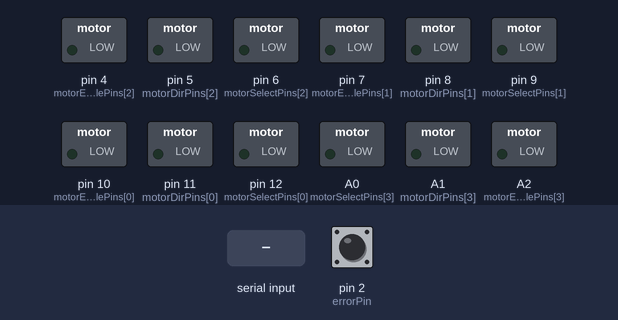
The sketch below on a simulated Arduino Uno, built with avr-gcc and run on an emulated ATmega328P. Shown: switched loads named in the sketch (green lamp = pin HIGH). The test bench sets the inputs (shaded band); at power-on: pin 2 (errorPin) HIGH. What the sketch prints to the serial monitor is not drawn.

Above: at 1.3 s.
1.4 s: byte 30 received over Serial
At 2.1 s:
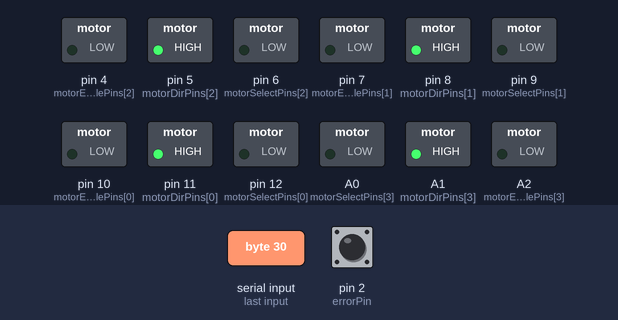
Timing chart, 0 to 4.4 s (numbered marks = the images above; inputs shaded):
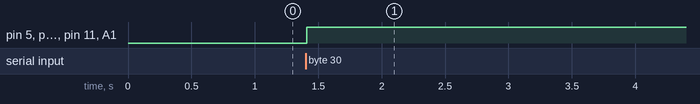

The sketch:

ARWACv1.2-Firmware.ino
```cpp
//v1.2 changes fixed estop

// TO DO:
// Estop and enable functions will need work, mainly integration into the binary protocol

#include <Wire.h>                     // include the Wire Library - needed to communicate with the DAC
#include <Adafruit_MCP4725.h>         // inlcude the DAC library - contains the comms protocol needed to communicate with the DAC

// How many motors are we having?
#define numberOfMotors 4
#define speed_multiplier 1.0 // Hard coded speed limit

// Instatiate enough motors
Adafruit_MCP4725 motors[numberOfMotors]; // Create and array of four DAC objects for the motors

// Pin Definitions.
// Array of motors,
// Array of motor directions,
// Estop input pin
int motorSelectPins[] = {12, 9, 6, A0};
int motorDirPins[] = {11, 8, 5, A1};
int motorEnablePins[] = {10, 7, 4, A2};
int errorPin = 2;

// Initialise motor speeds, directions and motor enable variables in arrays
int motorVels[] = {0, 0, 0, 0};         // Array of motor Velocities
bool motorDirs[] = {false, false, false, false};        // Array of motor Directions
bool motorsEnabled = false;         // Make sure non of the motors are enabled during startup

// length of data packet. 2*NumberOfMotors + Error + enable
const int messageLength = 10;
// Array for the received message
int received[messageLength];
// Flag to signal when a message has been received
bool commandReceived = false;

// If we lose connection, we should stop
unsigned long lastMillis;
unsigned long currentMillis;
const unsigned long period = 250;  //the value is a number of milliseconds, ie 2s

bool error = false;
//bool connectionEstablished = false;

void setup() {
  // Setup output pins
  for (int i = 0; i < numberOfMotors; i++) {
    motors[i].begin(0x63);                      // Instatiate the DACS
    pinMode(motorSelectPins[i], OUTPUT);        // Set all of the motor select pins to outputs
    pinMode(motorDirPins[i], OUTPUT);           // Set the motor Direction pins to outputs
    pinMode(motorEnablePins[i], OUTPUT);        // Set the motor enable pins as outputs
    delay(10);
  }
  // Set Estop pin as input. ESTOP is NC
  pinMode(errorPin, INPUT_PULLUP);

  // Setup serial connection, announce device and initiate dacs
  Serial.begin(115200);
  delay(100);
  Serial.write(49);                 // Announce the controller to the PC with '1'
  Serial.write(10);
  Serial.write(13);
  updateDACs();
  Serial.write(50);                 // Announce the dac initialisation with '2'

  // Record the time for connection checking
  lastMillis = millis();
}

void loop() {
  checkConnection();                               // Has the timer expired? Have we lost connection?
  //errorCheck();                                    // Check estop and set error flag
  if (commandReceived == true)                     // This code is executed in non interupt time only when a new command has been recieved
  { // A new command has been recieved when a \n or \r character is recieved.
    processSerialCommand();                        // Process the command
    //commandReceived = false;                       // Clear the command pending flag. // done in process serial command now
  }
  errorCheck();
  enableMotors();                                  // if everything is ok, enable the motors
  delay(1);
}

// function to check the time since the last serial command
void checkConnection() {
  currentMillis = millis();
  if (currentMillis - lastMillis >= period) {
    motorsEnabled = false;
  }
}

//// function to check the ESTOP pin
//void errorCheck() {
//  if (digitalRead(errorPin) == true) {
//    error == true;
//    motorsEnabled == false;
//  }
//  if (digitalRead(errorPin) == false) {
//    error = false;
//    motorsEnabled == true;
//  }
//}

void errorCheck(){
  if (digitalRead(errorPin) == HIGH){
    error == true;
    motorsEnabled = false;
  }
  else{
    error == false;
  }
}

// function to enable motors
void enableMotors() {
  if (error == false && motorsEnabled == true) {
    for (int i = 0; i < numberOfMotors; i++) {
      digitalWrite(motorEnablePins[i], HIGH);
    }
  } else {
    for (int i = 0; i < numberOfMotors; i++) {
      digitalWrite(motorEnablePins[i], LOW);
    }
  }
}

// When new characters are received, the serialEvent interrupt triggers this function
void serialEvent()   {
  // Read the Serial Buffer
  for (int i = 0; i < messageLength; i++) {
    received[i] = Serial.read();
    delay(1);
  }
  // Change the flag because a command has been received
  commandReceived = true;
  // Record the time
  lastMillis = millis();
}

// Function to split up the received serial command and set the appropriate variables
void processSerialCommand() {
  if (error == false) {
    error = bool(received[0]);                                  // Error Flag
  }
  if (error == true) {
    received[0] = byte(error);
  }
  motorsEnabled = bool(received[1]);                          // Motor Enable Flag
  // Motor Directions
  motorDirs[0] = bool(received[2]);
  motorDirs[1] = bool(received[4]);
  motorDirs[2] = bool(received[6]);
  motorDirs[3] = bool(received[8]);
  // Motor Velocities
  motorVels[0] = map(received[3], 0, 100, 200, 4092 * speed_multiplier);
  motorVels[1] = map(received[5], 0, 100, 200, 4092 * speed_multiplier);
  motorVels[2] = map(received[7], 0, 100, 200, 4092 * speed_multiplier);
  motorVels[3] = map(received[9], 0, 100, 200, 4092 * speed_multiplier);
  // Implement the new command
  updateDirections();
  updateDACs();
  //updateUnits();
  // Chirp the message back
  for (int i = 0; i < messageLength; i++) {
    Serial.write(received[i]);
  }
  // Allow a new message
  commandReceived = false;
}

void updateDirections() {
  for (int i = 0; i < numberOfMotors; i++) {
    digitalWrite(motorDirPins[i], (bool)motorDirs[i]);
  }
}

void updateDACs() {
  for (int i = 0; i < numberOfMotors; i++) {
    digitalWrite(motorSelectPins[i], HIGH);
    //delay(10);
    motors[i].setVoltage(motorVels[i], false);
    //delay(1);
    digitalWrite(motorSelectPins[i], LOW);
    //delay(1);
  }
}

void updateUnits() {
  for (int i = 0; i < numberOfMotors; i++) {
    switch (i) {
      case 0:
        // Update Directions
        digitalWrite(motorDirPins[0], (bool)motorDirs[i]);
        // Update velocities
        digitalWrite(motorSelectPins[0], HIGH);
        digitalWrite(motorSelectPins[1], LOW);
        digitalWrite(motorSelectPins[2], LOW);
        digitalWrite(motorSelectPins[3], LOW);
        motors[0].setVoltage(motorVels[0], false);
        digitalWrite(motorSelectPins[0], LOW);
      case 1:
        // Update Directions
        digitalWrite(motorDirPins[1], (bool)motorDirs[i]);
        // Update velocities
        digitalWrite(motorSelectPins[0], LOW);
        digitalWrite(motorSelectPins[1], HIGH);
        digitalWrite(motorSelectPins[2], LOW);
        digitalWrite(motorSelectPins[3], LOW);
        motors[1].setVoltage(motorVels[1], false);
        digitalWrite(motorSelectPins[1], LOW);
      case 2:
        // Update Directions
        digitalWrite(motorDirPins[2], (bool)motorDirs[i]);
        // Update velocities
        digitalWrite(motorSelectPins[0], LOW);
        digitalWrite(motorSelectPins[1], LOW);
        digitalWrite(motorSelectPins[2], HIGH);
        digitalWrite(motorSelectPins[3], LOW);
        motors[2].setVoltage(motorVels[2], false);
        digitalWrite(motorSelectPins[2], LOW);
      case 3:
        // Update Directions
        digitalWrite(motorDirPins[3], (bool)motorDirs[i]);
        // Update velocities
        digitalWrite(motorSelectPins[0], LOW);
        digitalWrite(motorSelectPins[1], LOW);
        digitalWrite(motorSelectPins[2], LOW);
        digitalWrite(motorSelectPins[3], HIGH);
        motors[3].setVoltage(motorVels[3], false);
        digitalWrite(motorSelectPins[3], LOW);
    }
  }
}


/*
   Below is code that can be pasted into processing3 to test the above code.
*/

/*
  // Very Basic Implementation of skid Steer Kinematics to control four curtis units
  // R. Lloyd
  // University of Lincoln. Dec. 2019
  // Implementation maths taken from http://robotsforroboticists.com/drive-kinematics/

  import processing.serial.*;
  Serial myPort;

  float wheel_radius = 0.25; /// lets go metric and in m
  float wheel_base = 1;

  float linear_vel = 0;
  float angular_vel = 0;
  float velocity_left;
  float velocity_right;
  int cmd_vel[] = new int[4];
  int cmd_dir[] = new int[4];
  // Our vehicle direction. True is forward, false is backward
  boolean direction = true;

  // Are we enabling the motors or not
  boolean enable = false;

  // Some arrow objects for visualisation
  float arrowOffset;

  Arrow arrow0;
  Arrow arrow1;
  Arrow arrow2;
  Arrow arrow3;

  int messageLength = 9;
  byte[] inBuffer = new byte[messageLength];
  boolean error = false;
  int[] message = new int[messageLength];
  int[] inString;

  void setup() {
  size(500, 500);
  background(51);
  arrowOffset = width/4;
  arrow0 = new Arrow(arrowOffset, arrowOffset, 1.0, true);
  arrow1 = new Arrow(width - arrowOffset, arrowOffset, 1.0, true);
  arrow2 = new Arrow(arrowOffset, height - arrowOffset, 1.0, true);
  arrow3 = new Arrow(width - arrowOffset, height - arrowOffset, 1.0, true);

  printArray(Serial.list());

  myPort = new Serial(this, Serial.list()[1], 115200);
  myPort.clear();
  }

  void draw() {
  //frameRate(1);
  background(51);
  // Check the serial port
  while (myPort.available() > 0) {
    inBuffer = myPort.readBytes();
    myPort.readBytes(inBuffer);
    if (inBuffer != null) {
      inString = int(inBuffer);
      println((inString)); // Do something more userful in the future
    }
  }
  // Draw a crosshair
  stroke(255);
  strokeWeight(2);
  line(width/2, 0, width/2, height);
  line(0, height/2, width, height/2);

  //  Kinematic model
  //   There are two special cases:
  //   IF velocity_right == velocity_left :
  //   THEN the radius of the arc is infinite so the robot will drive straight.
  //   IF velocity_right == -velocity_left :
  //   THEN the radius of the arc is 0, and the robot rotates in place (ie. point turn)


  if (angular_vel == 0) {
    velocity_left = int((linear_vel - angular_vel *wheel_base / 2.0)/wheel_radius);
    velocity_right = velocity_left;
  } else if (angular_vel == 1 || angular_vel == -1) {
    velocity_left = int((linear_vel - angular_vel *wheel_base / 2.0)/wheel_radius);
    velocity_right = -velocity_left;
  } else {
    // otherwise
    velocity_left = int((linear_vel - angular_vel *wheel_base / 2.0)/wheel_radius);
    velocity_right = int((linear_vel + angular_vel *wheel_base / 2.0)/wheel_radius);
  }

  if (direction == false) {

    velocity_left = int((linear_vel + angular_vel *wheel_base / 2.0)/wheel_radius);
    velocity_left *= -1;

    velocity_right = int((linear_vel - angular_vel *wheel_base / 2.0)/wheel_radius);
    velocity_right *= -1;
  }

  cmd_vel[0] = abs(int(map(velocity_left, 0, 100, 0, 255)));
  cmd_vel[1] = abs(int(map(velocity_right, 0, 100, 0, 255)));
  cmd_vel[2] = abs(int(map(velocity_left, 0, 100, 0, 255)));
  cmd_vel[3] = abs(int(map(velocity_right, 0, 100, 0, 255)));

  if (velocity_right < 0) {
    cmd_dir[1] = 0;
    cmd_dir[3] = 0;
  } else {
    cmd_dir[1] = 1;
    cmd_dir[3] = 1;
  }

  if (velocity_left < 0) {
    cmd_dir[0] = 0;
    cmd_dir[2] = 0;
  } else {
    cmd_dir[0] = 1;
    cmd_dir[2] = 1;
  }

  generateMessageSerial();
  //generateMessageConsole();

  // Visualise the outputs
  // update the arrows
  arrow0.show(cmd_vel[0]/2, boolean(cmd_dir[0]));
  arrow1.show(cmd_vel[1]/2, boolean(cmd_dir[1]));
  arrow2.show(cmd_vel[2]/2, boolean(cmd_dir[2]));
  arrow3.show(cmd_vel[3]/2, boolean(cmd_dir[3]));
  }

  void generateMessageSerial() {
  myPort.write(byte(error));
  myPort.write(byte(enable));
  myPort.write(byte(cmd_dir[0]));
  myPort.write(byte(cmd_vel[0]));
  myPort.write(byte(cmd_dir[1]));
  myPort.write(byte(cmd_vel[1]));
  myPort.write(byte(cmd_dir[2]));
  myPort.write(byte(cmd_vel[2]));
  myPort.write(byte(cmd_dir[3]));
  myPort.write(byte(cmd_vel[3]));
  }

  void generateMessageConsole() {
  println(byte(error), byte(enable), byte(cmd_dir[0]), byte(cmd_vel[0]), byte(cmd_dir[1]), byte(cmd_vel[1]), byte(cmd_dir[2]), byte(cmd_vel[2]), byte(cmd_dir[3]), byte(cmd_vel[3]));
  }

  void mousePressed(){
   // From mouse position, lets get a magnitude value for linear speed between 0 and 100
  // and for turning speed we will go from -1 (left full) to +1 (right full)
  linear_vel = abs(map(mouseY, height, 0, -10, 10));
  angular_vel = map(mouseX, 0, width, -2*PI, 2*PI);

  if (mouseY < height/2) {
    direction = true;
  } else {
    direction = false;
  }
  }

  void keyPressed() {
  // 'e' = toggle enable
  if (key == 'e' || key == 'E') {
    enable =! enable;
  }
  }

  class Arrow
  {
  float size;
  float x;
  float y;
  boolean direction;

  Arrow(float ix, float iy, float isize, boolean idirection)
  {
    x = ix;
    y = iy;
    size = isize;
    direction = idirection;
  }

  void show(float size, boolean direction)
  {
    stroke(0);
    strokeJoin(ROUND);
    strokeWeight(size/5);
    fill(255, 200);
    if (direction)
    {
      beginShape();
      vertex(x, y-(2.5*size));
      vertex(x+(1.5*size), y-size);
      vertex(x+(0.5*size), y-size);
      vertex(x+(0.5*size), y+(2*size));
      vertex(x-(0.5*size), y+(2*size));
      vertex(x-(0.5*size), y+(2*size));
      vertex(x-(0.5*size), y-size);
      vertex(x-(1.5*size), y-size);
      endShape(CLOSE);
    } else {
      beginShape();
      vertex(x, y+(2.5*size));
      vertex(x+(1.5*size), y+size);
      vertex(x+(0.5*size), y+size);
      vertex(x+(0.5*size), y-(2*size));
      vertex(x-(0.5*size), y-(2*size));
      vertex(x-(0.5*size), y-(2*size));
      vertex(x-(0.5*size), y+size);
      vertex(x-(1.5*size), y+size);
      endShape(CLOSE);
    }
  }
  }
*/
```

Measured:
- after the input at 1.4 s, pin 5 (motorDirPins[2]), pin 8 (motorDirPins[1]), pin 11 (motorDirPins[0]), A1 (motorDirPins[3]): LOW → HIGH at once
